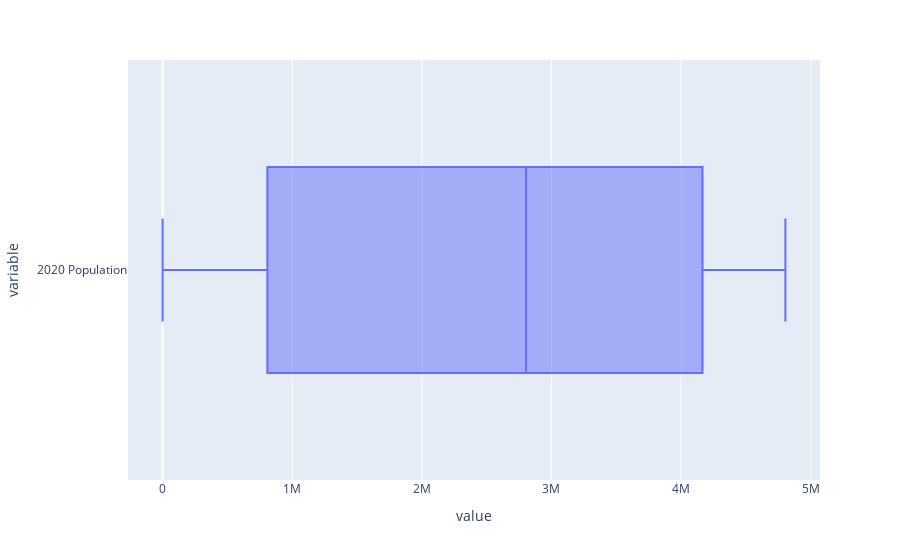

The notebook cell saved with this chart:
### Markdown cell above
### d.box plot

### Code cell
px.box(pp,orientation='h')

### Figure 1 — Plotly figure (JSON) as saved in the notebook; plotly's stock layout.template omitted (floating-point values rounded to 4 significant figures)
{"data": [{"alignmentgroup": "True", "hovertemplate": "value=%{x}<br>variable=%{y}<extra></extra>", "legendgroup": "", "marker": {"color": "#636efa"}, "name": "", "notched": false, "offsetgroup": "", "orientation": "h", "showlegend": false, "type": "box", "x": [4165079, 4804428, 2980521, 428537, 1584478, 100000, 3317786, 1302222, 4505015, 150, 3593954, 2599644, 2626890, 4389308, 4055228, 4646966, 808323, 2500], "x0": " ", "xaxis": "x", "y": ["2020 Population", "2020 Population", "2020 Population", "2020 Population", "2020 Population", "2020 Population", "2020 Population", "2020 Population", "2020 Population", "2020 Population", "2020 Population", "2020 Population", "2020 Population", "2020 Population", "2020 Population", "2020 Population", "2020 Population", "2020 Population"], "y0": " ", "yaxis": "y"}], "layout": {"autosize": true, "boxmode": "group", "legend": {"tracegroupgap": 0}, "margin": {"t": 60}, "xaxis": {"anchor": "y", "autorange": true, "domain": [0, 1], "range": [-266800.0, 5071000.0], "title": {"text": "value"}, "type": "linear"}, "yaxis": {"anchor": "x", "autorange": true, "domain": [0, 1], "range": [-0.5, 0.5], "title": {"text": "variable"}, "type": "category"}}}
